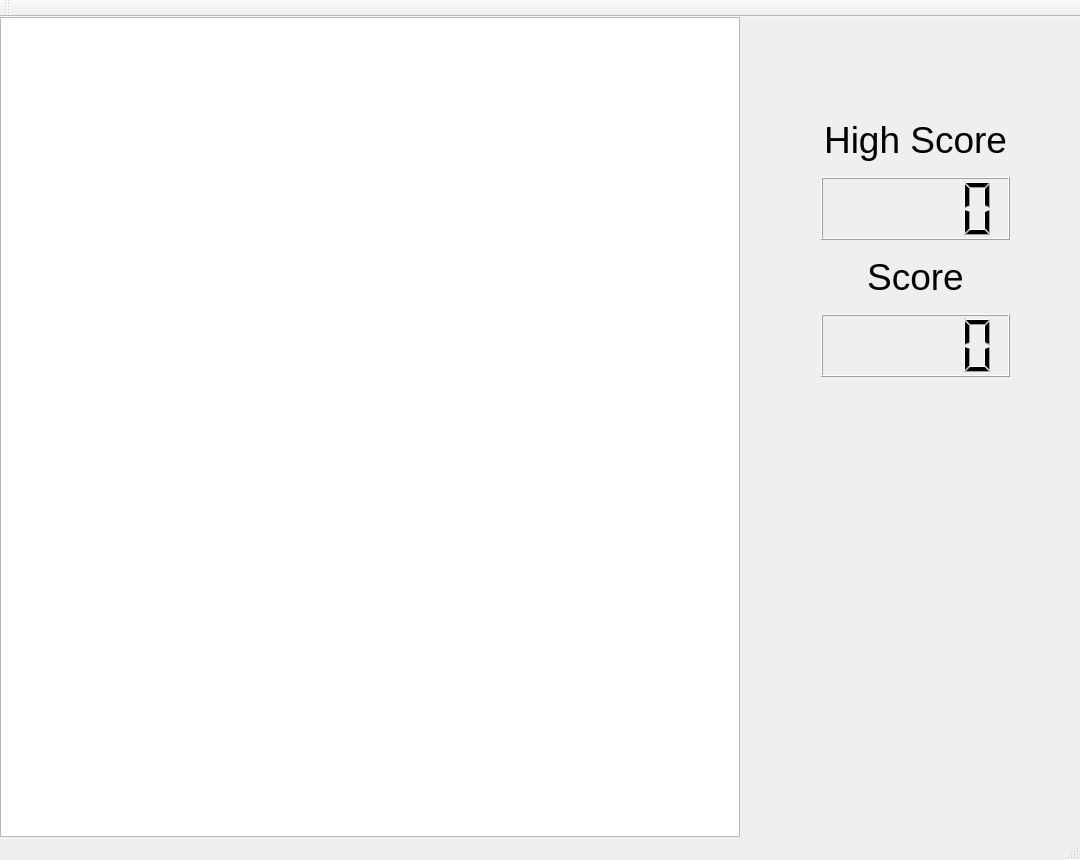
<?xml version="1.0" encoding="UTF-8"?>
<ui version="4.0">
 <class>MainWindow</class>
 <widget class="QMainWindow" name="MainWindow">
  <property name="geometry">
   <rect>
    <x>0</x>
    <y>0</y>
    <width>1080</width>
    <height>860</height>
   </rect>
  </property>
  <property name="sizePolicy">
   <sizepolicy hsizetype="Fixed" vsizetype="Fixed">
    <horstretch>0</horstretch>
    <verstretch>0</verstretch>
   </sizepolicy>
  </property>
  <property name="minimumSize">
   <size>
    <width>0</width>
    <height>0</height>
   </size>
  </property>
  <property name="maximumSize">
   <size>
    <width>1920</width>
    <height>1080</height>
   </size>
  </property>
  <property name="windowTitle">
   <string>MainWindow</string>
  </property>
  <widget class="QWidget" name="centralWidget">
   <widget class="QGraphicsView" name="graphicsView">
    <property name="geometry">
     <rect>
      <x>0</x>
      <y>0</y>
      <width>740</width>
      <height>820</height>
     </rect>
    </property>
    <property name="sizePolicy">
     <sizepolicy hsizetype="Fixed" vsizetype="Fixed">
      <horstretch>0</horstretch>
      <verstretch>0</verstretch>
     </sizepolicy>
    </property>
   </widget>
   <widget class="QWidget" name="verticalLayoutWidget">
    <property name="geometry">
     <rect>
      <x>810</x>
      <y>80</y>
      <width>211</width>
      <height>291</height>
     </rect>
    </property>
    <layout class="QVBoxLayout" name="verticalLayout">
     <item>
      <widget class="QLabel" name="label_2">
       <property name="font">
        <font>
         <pointsize>28</pointsize>
        </font>
       </property>
       <property name="text">
        <string>High Score</string>
       </property>
       <property name="alignment">
        <set>Qt::AlignCenter</set>
       </property>
      </widget>
     </item>
     <item>
      <widget class="QLCDNumber" name="lcdNumber"/>
     </item>
     <item>
      <widget class="QLabel" name="label">
       <property name="font">
        <font>
         <pointsize>28</pointsize>
        </font>
       </property>
       <property name="text">
        <string>Score</string>
       </property>
       <property name="alignment">
        <set>Qt::AlignCenter</set>
       </property>
      </widget>
     </item>
     <item>
      <widget class="QLCDNumber" name="scoreBoard"/>
     </item>
    </layout>
   </widget>
  </widget>
  <widget class="QMenuBar" name="menuBar">
   <property name="geometry">
    <rect>
     <x>0</x>
     <y>0</y>
     <width>1080</width>
     <height>22</height>
    </rect>
   </property>
  </widget>
  <widget class="QToolBar" name="mainToolBar">
   <attribute name="toolBarArea">
    <enum>TopToolBarArea</enum>
   </attribute>
   <attribute name="toolBarBreak">
    <bool>false</bool>
   </attribute>
  </widget>
  <widget class="QStatusBar" name="statusBar"/>
 </widget>
 <layoutdefault spacing="6" margin="11"/>
 <resources/>
 <connections/>
</ui>
